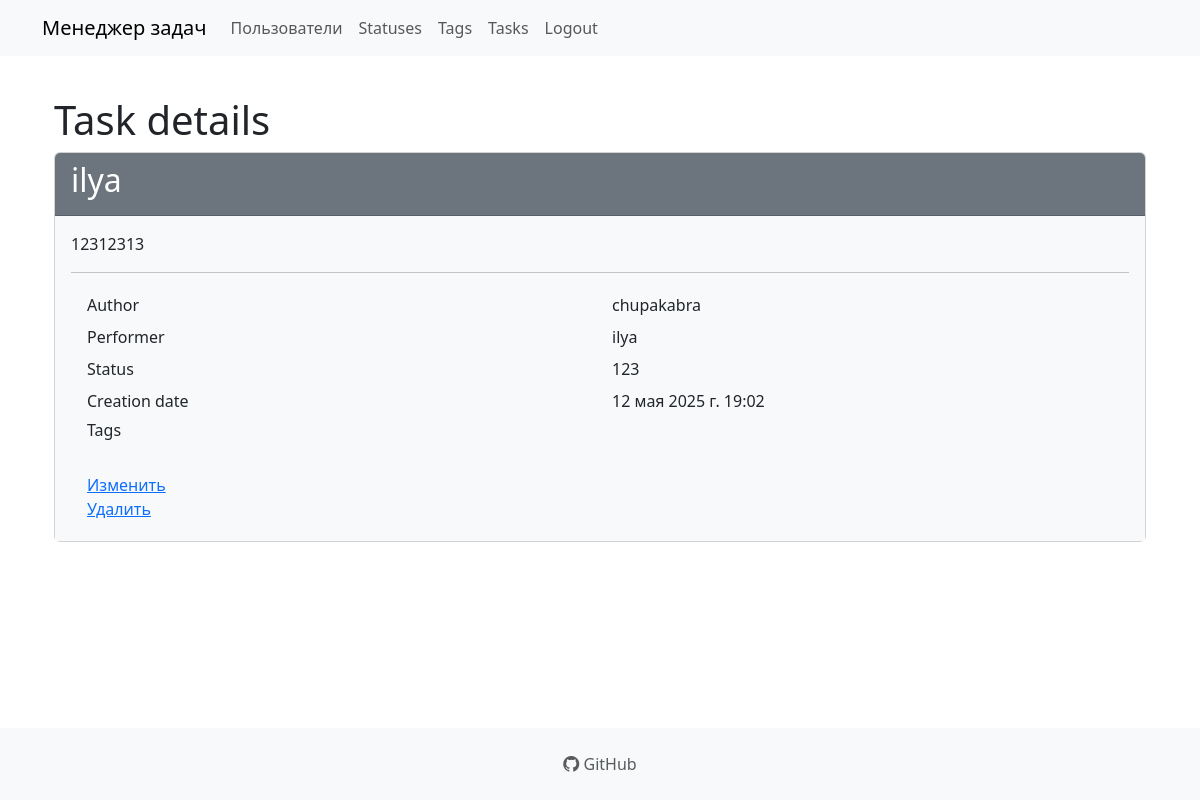
/tasks/2/ (signed in), run on the app's committed database.
### task_manager/task/models.py (models this page shows)
class Task(models.Model):
    name = models.CharField(max_length=255)
    description = models.TextField()
    status = models.ForeignKey(Status, on_delete=models.PROTECT)
    performer = models.ForeignKey(User, on_delete=models.PROTECT, related_name='tasks_assigned')
    creator = models.ForeignKey(User, on_delete=models.PROTECT, related_name='tasks_created')
    created_at = models.DateTimeField(auto_now_add=True)

### task_manager/status/models.py (models this page shows)
class Status(models.Model):
    name = models.CharField(max_length=255)
    created_at = models.DateTimeField(auto_now_add=True)
    def __str__(self):
        return self.name

### task_manager/task/views.py (the view)
# urls.py: path("<int:pk>/", TaskDetailView.as_view(), name='tasks_detail'),
class TaskDetailView(LoginRequiredMessageMixin, DetailView):
    model = Task
    template_name = 'tasks/detail.html'
    context_object_name = 'task'

### task_manager/templates/tasks/detail.html (shortened to what this page needs)
{% extends "base.html" %}
{% load i18n %}
{% block content %}
    <main class="flex-grow-1">
        <div class="container-lg mt-3">
            <h1>Task details</h1>
            <div class="card">
                <div class="card-header bg-secondary text-white">
                    <h2>{{ task.name }}</h2>
                </div>
                <div class="card-body bg-light">
                    <p>{{ task.description }}</p>
                    <hr>
                    <div class="container">
                        <div class="row p-1">
                            <div class="col">Author</div>
                            <div class="col">{{ task.creator }}</div>
                        </div>
                        <div class="row p-1">
                            <div class="col">Performer</div>
                            <div class="col">{{ task.performer }}</div>
                        </div>
                        <div class="row p-1">
                            <div class="col">Status</div>
                            <div class="col">{{ task.status }}</div>
                        </div>
                        <div class="row p-1">
                            <div class="col">Creation date</div>
                            <div class="col">{{ task.created_at }}</div>
                        </div>
                        <div class="row p-1">
                            <h6>Tags</h6>
                        </div>
                        <div class="row p-1">
                            <a href="{% url 'tasks_update' pk=task.id %}">{% trans "Change" %}</a>
                            <br>
                            <a href="{% url 'tasks_delete' pk=task.id %}">{% trans "Delete" %}</a>
                        </div>
                    </div>
                </div>
            </div>
        </div>
    </main>
{% endblock %}

### data on the page
Task: name "ilya", description "12312313", creator "chupakabra", performer "ilya", status "123", created_at "12 мая 2025 г. 19:02"
